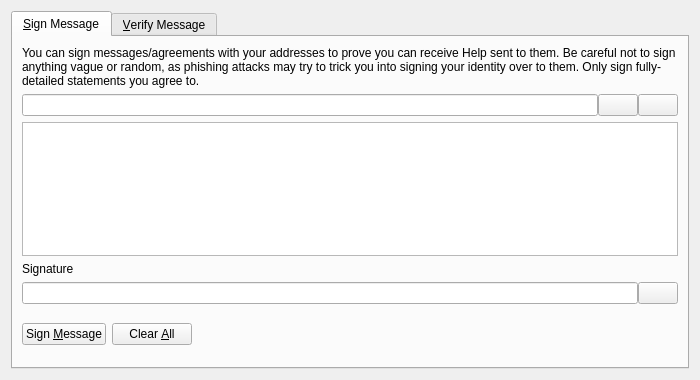
<?xml version="1.0" encoding="UTF-8"?>
<ui version="4.0">
 <class>SignVerifyMessageDialog</class>
 <widget class="QDialog" name="SignVerifyMessageDialog">
  <property name="geometry">
   <rect>
    <x>0</x>
    <y>0</y>
    <width>700</width>
    <height>380</height>
   </rect>
  </property>
  <property name="windowTitle">
   <string>Signatures - Sign / Verify a Message</string>
  </property>
  <property name="modal">
   <bool>true</bool>
  </property>
  <layout class="QVBoxLayout" name="verticalLayout">
   <item>
    <widget class="QTabWidget" name="tabWidget">
     <property name="currentIndex">
      <number>0</number>
     </property>
     <widget class="QWidget" name="tabSignMessage">
      <attribute name="title">
       <string>&amp;Sign Message</string>
      </attribute>
      <layout class="QVBoxLayout" name="verticalLayout_SM">
       <item>
        <widget class="QLabel" name="infoLabel_SM">
         <property name="text">
          <string>You can sign messages/agreements with your addresses to prove you can receive Help sent to them. Be careful not to sign anything vague or random, as phishing attacks may try to trick you into signing your identity over to them. Only sign fully-detailed statements you agree to.</string>
         </property>
         <property name="textFormat">
          <enum>Qt::PlainText</enum>
         </property>
         <property name="wordWrap">
          <bool>true</bool>
         </property>
        </widget>
       </item>
       <item>
        <layout class="QHBoxLayout" name="horizontalLayout_1_SM">
         <property name="spacing">
          <number>0</number>
         </property>
         <item>
          <widget class="QValidatedLineEdit" name="addressIn_SM">
           <property name="toolTip">
            <string>The Help address to sign the message with</string>
           </property>
          </widget>
         </item>
         <item>
          <widget class="QPushButton" name="addressBookButton_SM">
           <property name="toolTip">
            <string>Choose previously used address</string>
           </property>
           <property name="text">
            <string/>
           </property>
           <property name="shortcut">
            <string>Alt+A</string>
           </property>
           <property name="autoDefault">
            <bool>false</bool>
           </property>
          </widget>
         </item>
         <item>
          <widget class="QPushButton" name="pasteButton_SM">
           <property name="toolTip">
            <string>Paste address from clipboard</string>
           </property>
           <property name="text">
            <string/>
           </property>
           <property name="shortcut">
            <string>Alt+P</string>
           </property>
           <property name="autoDefault">
            <bool>false</bool>
           </property>
          </widget>
         </item>
        </layout>
       </item>
       <item>
        <widget class="QPlainTextEdit" name="messageIn_SM">
         <property name="toolTip">
          <string>Enter the message you want to sign here</string>
         </property>
        </widget>
       </item>
       <item>
        <widget class="QLabel" name="signatureLabel_SM">
         <property name="text">
          <string>Signature</string>
         </property>
         <property name="textFormat">
          <enum>Qt::PlainText</enum>
         </property>
        </widget>
       </item>
       <item>
        <layout class="QHBoxLayout" name="horizontalLayout_2_SM">
         <property name="spacing">
          <number>0</number>
         </property>
         <item>
          <widget class="QLineEdit" name="signatureOut_SM">
           <property name="font">
            <font>
             <italic>true</italic>
            </font>
           </property>
           <property name="readOnly">
            <bool>true</bool>
           </property>
          </widget>
         </item>
         <item>
          <widget class="QPushButton" name="copySignatureButton_SM">
           <property name="toolTip">
            <string>Copy the current signature to the system clipboard</string>
           </property>
           <property name="text">
            <string/>
           </property>
           <property name="autoDefault">
            <bool>false</bool>
           </property>
          </widget>
         </item>
        </layout>
       </item>
       <item>
        <layout class="QHBoxLayout" name="horizontalLayout_3_SM">
         <item>
          <widget class="QPushButton" name="signMessageButton_SM">
           <property name="toolTip">
            <string>Sign the message to prove you own this Help address</string>
           </property>
           <property name="text">
            <string>Sign &amp;Message</string>
           </property>
           <property name="autoDefault">
            <bool>false</bool>
           </property>
          </widget>
         </item>
         <item>
          <widget class="QPushButton" name="clearButton_SM">
           <property name="toolTip">
            <string>Reset all sign message fields</string>
           </property>
           <property name="text">
            <string>Clear &amp;All</string>
           </property>
           <property name="autoDefault">
            <bool>false</bool>
           </property>
          </widget>
         </item>
         <item>
          <spacer name="horizontalSpacer_1_SM">
           <property name="orientation">
            <enum>Qt::Horizontal</enum>
           </property>
           <property name="sizeHint" stdset="0">
            <size>
             <width>40</width>
             <height>48</height>
            </size>
           </property>
          </spacer>
         </item>
         <item>
          <widget class="QLabel" name="statusLabel_SM">
           <property name="font">
            <font>
             <weight>75</weight>
             <bold>true</bold>
            </font>
           </property>
           <property name="text">
            <string/>
           </property>
           <property name="wordWrap">
            <bool>true</bool>
           </property>
          </widget>
         </item>
         <item>
          <spacer name="horizontalSpacer_2_SM">
           <property name="orientation">
            <enum>Qt::Horizontal</enum>
           </property>
           <property name="sizeHint" stdset="0">
            <size>
             <width>40</width>
             <height>48</height>
            </size>
           </property>
          </spacer>
         </item>
        </layout>
       </item>
      </layout>
     </widget>
     <widget class="QWidget" name="tabVerifyMessage">
      <attribute name="title">
       <string>&amp;Verify Message</string>
      </attribute>
      <layout class="QVBoxLayout" name="verticalLayout_VM">
       <item>
        <widget class="QLabel" name="infoLabel_VM">
         <property name="text">
          <string>Enter the receiver's address, message (ensure you copy line breaks, spaces, tabs, etc. exactly) and signature below to verify the message. Be careful not to read more into the signature than what is in the signed message itself, to avoid being tricked by a man-in-the-middle attack. Note that this only proves the signing party receives with the address, it cannot prove sendership of any transaction!</string>
         </property>
         <property name="textFormat">
          <enum>Qt::PlainText</enum>
         </property>
         <property name="alignment">
          <set>Qt::AlignLeading|Qt::AlignLeft|Qt::AlignTop</set>
         </property>
         <property name="wordWrap">
          <bool>true</bool>
         </property>
        </widget>
       </item>
       <item>
        <layout class="QHBoxLayout" name="horizontalLayout_1_VM">
         <property name="spacing">
          <number>0</number>
         </property>
         <item>
          <widget class="QValidatedLineEdit" name="addressIn_VM">
           <property name="toolTip">
            <string>The Help address the message was signed with</string>
           </property>
          </widget>
         </item>
         <item>
          <widget class="QPushButton" name="addressBookButton_VM">
           <property name="toolTip">
            <string>Choose previously used address</string>
           </property>
           <property name="text">
            <string/>
           </property>
           <property name="shortcut">
            <string>Alt+A</string>
           </property>
           <property name="autoDefault">
            <bool>false</bool>
           </property>
          </widget>
         </item>
        </layout>
       </item>
       <item>
        <widget class="QPlainTextEdit" name="messageIn_VM"/>
       </item>
       <item>
        <widget class="QValidatedLineEdit" name="signatureIn_VM"/>
       </item>
       <item>
        <layout class="QHBoxLayout" name="horizontalLayout_2_VM">
         <item>
          <widget class="QPushButton" name="verifyMessageButton_VM">
           <property name="toolTip">
            <string>Verify the message to ensure it was signed with the specified Help address</string>
           </property>
           <property name="text">
            <string>Verify &amp;Message</string>
           </property>
           <property name="autoDefault">
            <bool>false</bool>
           </property>
          </widget>
         </item>
         <item>
          <widget class="QPushButton" name="clearButton_VM">
           <property name="toolTip">
            <string>Reset all verify message fields</string>
           </property>
           <property name="text">
            <string>Clear &amp;All</string>
           </property>
           <property name="autoDefault">
            <bool>false</bool>
           </property>
          </widget>
         </item>
         <item>
          <spacer name="horizontalSpacer_1_VM">
           <property name="orientation">
            <enum>Qt::Horizontal</enum>
           </property>
           <property name="sizeHint" stdset="0">
            <size>
             <width>40</width>
             <height>48</height>
            </size>
           </property>
          </spacer>
         </item>
         <item>
          <widget class="QLabel" name="statusLabel_VM">
           <property name="font">
            <font>
             <weight>75</weight>
             <bold>true</bold>
            </font>
           </property>
           <property name="text">
            <string/>
           </property>
           <property name="wordWrap">
            <bool>true</bool>
           </property>
          </widget>
         </item>
         <item>
          <spacer name="horizontalSpacer_2_VM">
           <property name="orientation">
            <enum>Qt::Horizontal</enum>
           </property>
           <property name="sizeHint" stdset="0">
            <size>
             <width>40</width>
             <height>48</height>
            </size>
           </property>
          </spacer>
         </item>
        </layout>
       </item>
      </layout>
     </widget>
    </widget>
   </item>
  </layout>
 </widget>
 <customwidgets>
  <customwidget>
   <class>QValidatedLineEdit</class>
   <extends>QLineEdit</extends>
   <header>qvalidatedlineedit.h</header>
  </customwidget>
 </customwidgets>
 <resources>
  <include location="../help.qrc"/>
 </resources>
 <connections/>
</ui>
